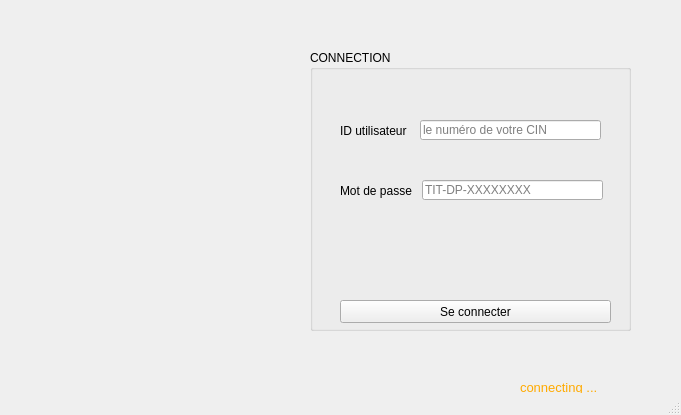
<?xml version="1.0" encoding="UTF-8"?>
<ui version="4.0">
 <class>MainWindow</class>
 <widget class="QMainWindow" name="MainWindow">
  <property name="geometry">
   <rect>
    <x>0</x>
    <y>0</y>
    <width>681</width>
    <height>415</height>
   </rect>
  </property>
  <property name="sizePolicy">
   <sizepolicy hsizetype="Preferred" vsizetype="Preferred">
    <horstretch>0</horstretch>
    <verstretch>0</verstretch>
   </sizepolicy>
  </property>
  <property name="windowTitle">
   <string>MainWindow</string>
  </property>
  <property name="windowIcon">
   <iconset resource="resources.qrc">
    <normaloff>:/res/img/1200px-La_Poste_tunisienne_2011.svg.png</normaloff>:/res/img/1200px-La_Poste_tunisienne_2011.svg.png</iconset>
  </property>
  <property name="autoFillBackground">
   <bool>false</bool>
  </property>
  <property name="styleSheet">
   <string notr="true"/>
  </property>
  <property name="unifiedTitleAndToolBarOnMac">
   <bool>false</bool>
  </property>
  <widget class="QWidget" name="centralwidget">
   <widget class="QGroupBox" name="groupBox">
    <property name="geometry">
     <rect>
      <x>310</x>
      <y>50</y>
      <width>321</width>
      <height>281</height>
     </rect>
    </property>
    <property name="title">
     <string>CONNECTION</string>
    </property>
    <widget class="QLabel" name="label">
     <property name="geometry">
      <rect>
       <x>30</x>
       <y>70</y>
       <width>91</width>
       <height>21</height>
      </rect>
     </property>
     <property name="text">
      <string>ID utilisateur</string>
     </property>
    </widget>
    <widget class="QLabel" name="label_2">
     <property name="geometry">
      <rect>
       <x>30</x>
       <y>130</y>
       <width>91</width>
       <height>21</height>
      </rect>
     </property>
     <property name="text">
      <string>Mot de passe</string>
     </property>
    </widget>
    <widget class="QPushButton" name="pushButton_submit">
     <property name="geometry">
      <rect>
       <x>30</x>
       <y>250</y>
       <width>271</width>
       <height>23</height>
      </rect>
     </property>
     <property name="styleSheet">
      <string notr="true">/*QPushButton:hover
{
 background-color : green;
}

QPushButton:pressed
{
 background-color : red;
}
*/</string>
     </property>
     <property name="text">
      <string>Se connecter</string>
     </property>
    </widget>
    <widget class="QLineEdit" name="lineEdit_userID">
     <property name="enabled">
      <bool>true</bool>
     </property>
     <property name="geometry">
      <rect>
       <x>110</x>
       <y>70</y>
       <width>181</width>
       <height>20</height>
      </rect>
     </property>
     <property name="text">
      <string/>
     </property>
     <property name="maxLength">
      <number>10</number>
     </property>
     <property name="placeholderText">
      <string>le numéro de votre CIN </string>
     </property>
     <property name="clearButtonEnabled">
      <bool>false</bool>
     </property>
    </widget>
    <widget class="QLineEdit" name="lineEdit_password">
     <property name="geometry">
      <rect>
       <x>112</x>
       <y>130</y>
       <width>181</width>
       <height>20</height>
      </rect>
     </property>
     <property name="text">
      <string/>
     </property>
     <property name="maxLength">
      <number>20</number>
     </property>
     <property name="echoMode">
      <enum>QLineEdit::Password</enum>
     </property>
     <property name="placeholderText">
      <string>TIT-DP-XXXXXXXX </string>
     </property>
    </widget>
   </widget>
   <widget class="QLabel" name="label_pic">
    <property name="geometry">
     <rect>
      <x>50</x>
      <y>80</y>
      <width>201</width>
      <height>191</height>
     </rect>
    </property>
    <property name="text">
     <string/>
    </property>
   </widget>
   <widget class="QLabel" name="label_3">
    <property name="geometry">
     <rect>
      <x>520</x>
      <y>380</y>
      <width>121</width>
      <height>16</height>
     </rect>
    </property>
    <property name="text">
     <string>&lt;html&gt;&lt;head/&gt;&lt;body&gt;&lt;p style=&quot; font-size:10pt; color:#ffaa00;&quot;&gt;connecting ... &lt;/p&gt;&lt;/body&gt;&lt;/html&gt;</string>
    </property>
   </widget>
   <widget class="QLabel" name="label_4">
    <property name="geometry">
     <rect>
      <x>0</x>
      <y>0</y>
      <width>681</width>
      <height>451</height>
     </rect>
    </property>
    <property name="sizePolicy">
     <sizepolicy hsizetype="Preferred" vsizetype="Preferred">
      <horstretch>0</horstretch>
      <verstretch>0</verstretch>
     </sizepolicy>
    </property>
    <property name="autoFillBackground">
     <bool>false</bool>
    </property>
    <property name="styleSheet">
     <string notr="true"/>
    </property>
    <property name="text">
     <string/>
    </property>
   </widget>
   <zorder>label_4</zorder>
   <zorder>groupBox</zorder>
   <zorder>label_pic</zorder>
   <zorder>label_3</zorder>
  </widget>
  <widget class="QMenuBar" name="menubar">
   <property name="geometry">
    <rect>
     <x>0</x>
     <y>0</y>
     <width>681</width>
     <height>21</height>
    </rect>
   </property>
  </widget>
  <widget class="QStatusBar" name="statusbar">
   <property name="styleSheet">
    <string notr="true">color : red;</string>
   </property>
  </widget>
 </widget>
 <resources>
  <include location="resources.qrc"/>
 </resources>
 <connections/>
</ui>
